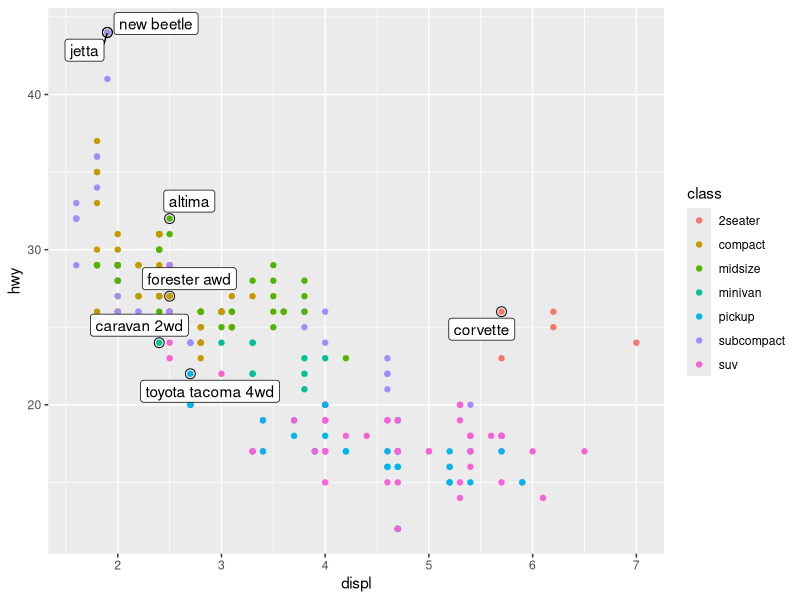
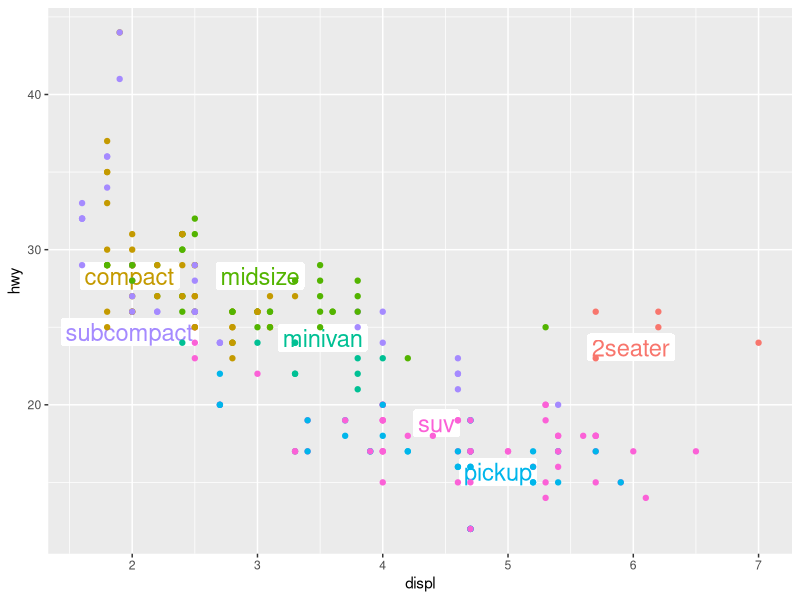
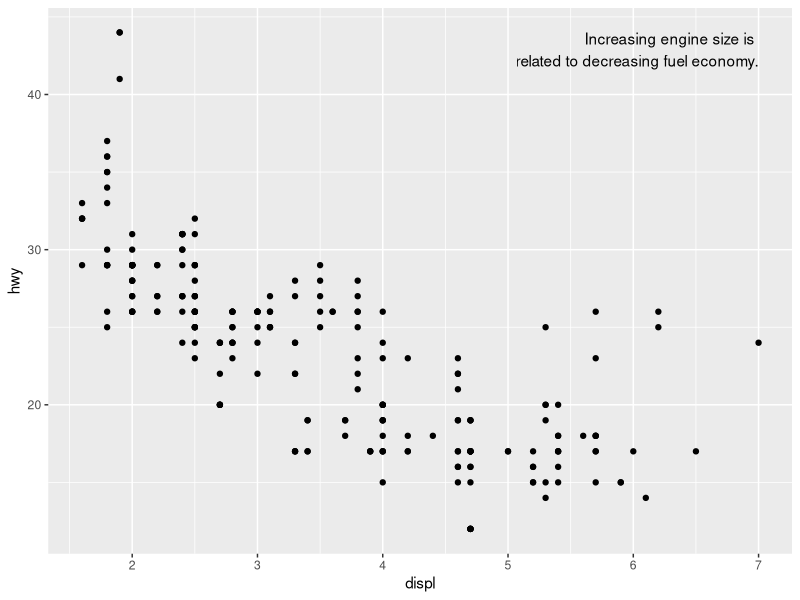
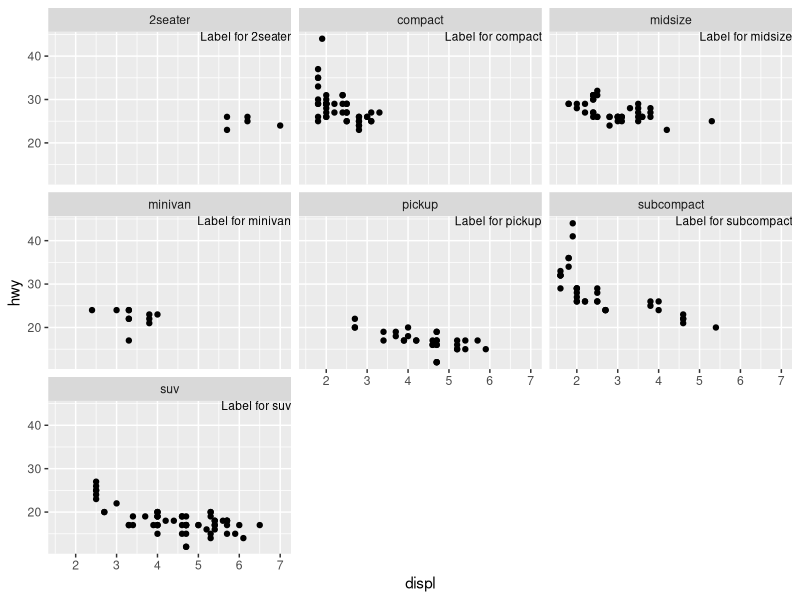

Write the R code that produced these figures, in order.
library(tidyverse)

#1
best_in_class <- mpg %>%
  group_by(class) %>%
  filter(row_number(desc(hwy)) == 1)

ggplot(mpg, aes(displ, hwy)) +
  geom_point(aes(colour = class)) +
  geom_point(size = 3, shape = 1, data = best_in_class) +
  ggrepel::geom_label_repel(aes(label = model), data = best_in_class)

#2
class_avg <- mpg %>%
  group_by(class) %>%
  summarise(
    displ = median(displ),
    hwy = median(hwy)
  )

ggplot(mpg, aes(displ, hwy, colour = class)) +
  ggrepel::geom_label_repel(aes(label = class),
                            data = class_avg,
                            size = 6,
                            label.size = 0,
                            segment.color = NA
  ) +
  geom_point() +
  theme(legend.position = "none")

#3
label <- mpg %>%
  summarise(
    displ = max(displ), #use 'Inf' if you want to place text exactly on the borders 
    hwy = max(hwy), #use 'Inf' if you want to place text exactly on the borders
    label = "Increasing engine size is \nrelated to decreasing fuel economy."
  )

ggplot(mpg, aes(displ, hwy)) +
  geom_point() +
  geom_text(aes(label = label), data = label, vjust = "top", hjust = "right")

#4
label2 <- tibble(
  displ = Inf,
  hwy = Inf,
  class = unique(mpg$class),
  label = str_c("Label for ", class)
)

ggplot(mpg, aes(displ, hwy)) +
  geom_point() +
  geom_text(aes(label = label),
            data = label2, vjust = "top", hjust = "right",
            size = 3
  ) +
  facet_wrap(~class)
